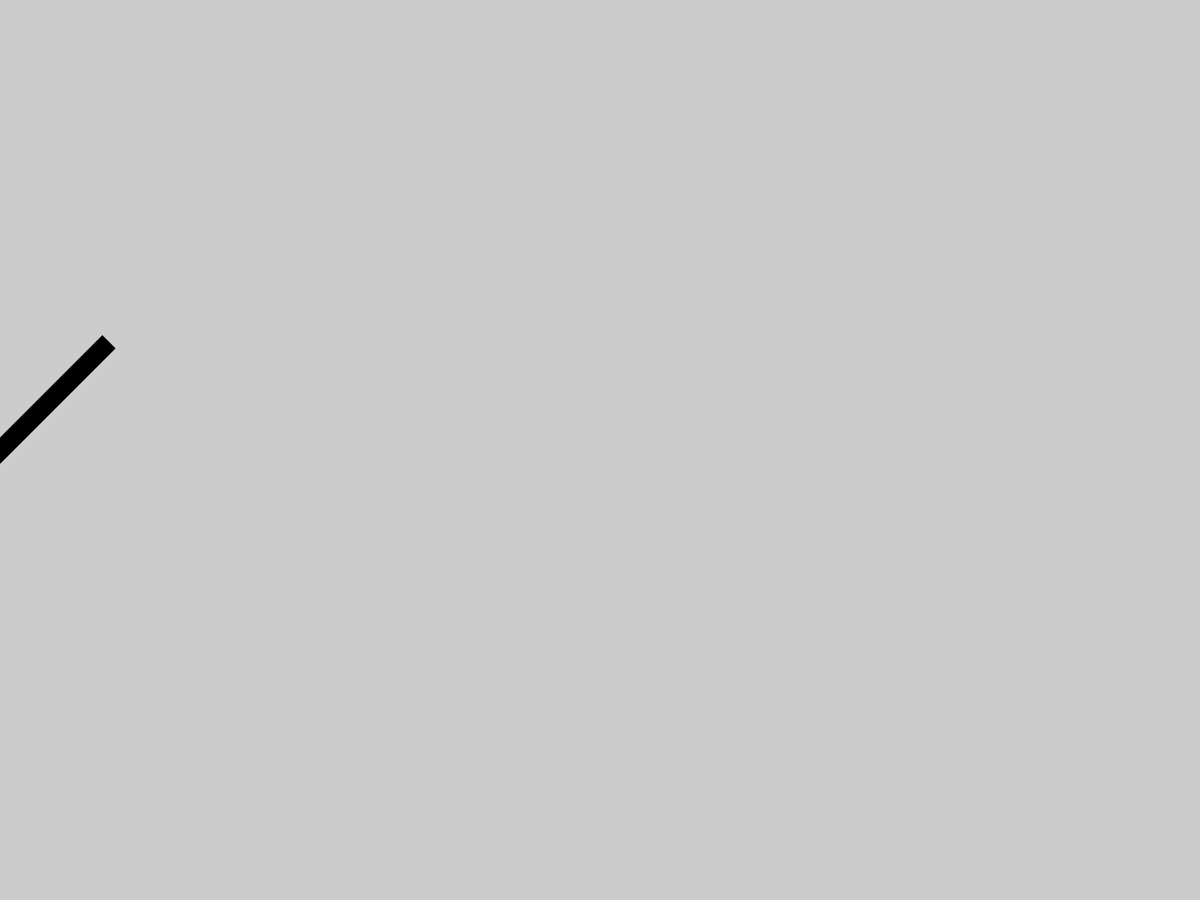
Frame 1 (no input)
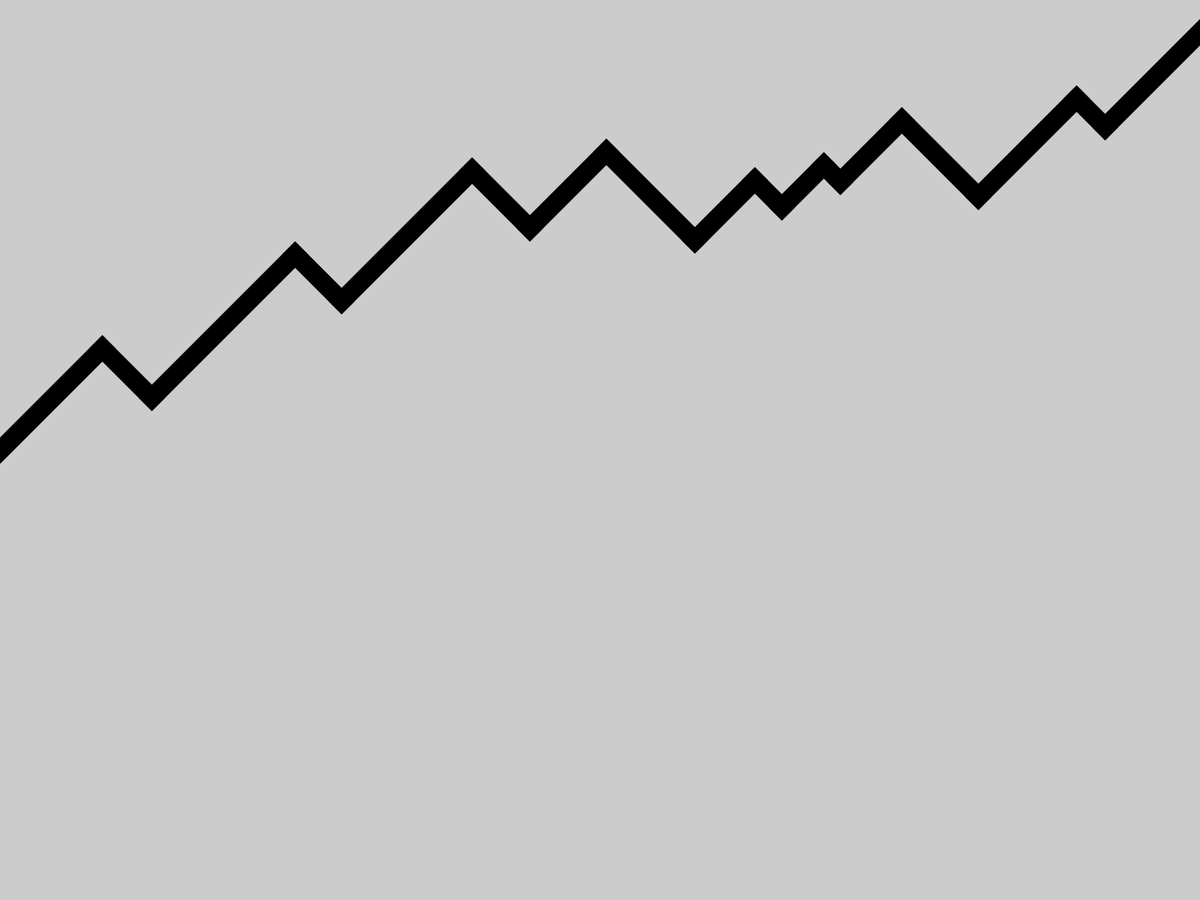
Frame 60 (the mouse pressed at the canvas centre just before this capture)
Frame 120 (the mouse held since frame 60 and released just before this capture): identical to frame 60, image omitted

The Processing sketch that drew these frames (run headless with seeded random() and noise(); from frame 60 on, the mouse is pressed at the canvas centre):

// Processing sketch: rnd_walk_mountain_line
// ── rnd_walk_mountain_line.pde
//diagon angles for left to right jagged walk: 45, 135 (horizontal: 90);
// first submit is fail do what want, oh well.

void settings() {
  fullScreen();
}

int oldX; int oldY;
int newX; int newY;
int posNegMultiplier = 1;
int vectorDist;
void setup() {
  frameRate(30);
  oldX = 0; oldY = height / 2;
  newX = oldX; newY = oldY;
  vectorDist = 5;
  stroke(0);
  strokeWeight(25);
  strokeCap(PROJECT);
  strokeJoin(MITER);
}

void draw() {
  //for so long as coordinates to draw are on screen:
  if (oldX < width && oldY < height) {
    oldX = newX; oldY = newY;
    //toggle incline or decline via pos/neg multiplier:
    vectorDist = (int) random(20, 200);
    posNegMultiplier *= -1;
    newX += vectorDist; newY += (vectorDist * posNegMultiplier);
    line(oldX, oldY, newX, newY);
    print("drew line from " + oldX + "," + oldY + " to " + newX + "," + newY + ".\n");
  } // else {
    // print("done.\n");
    // }
}
